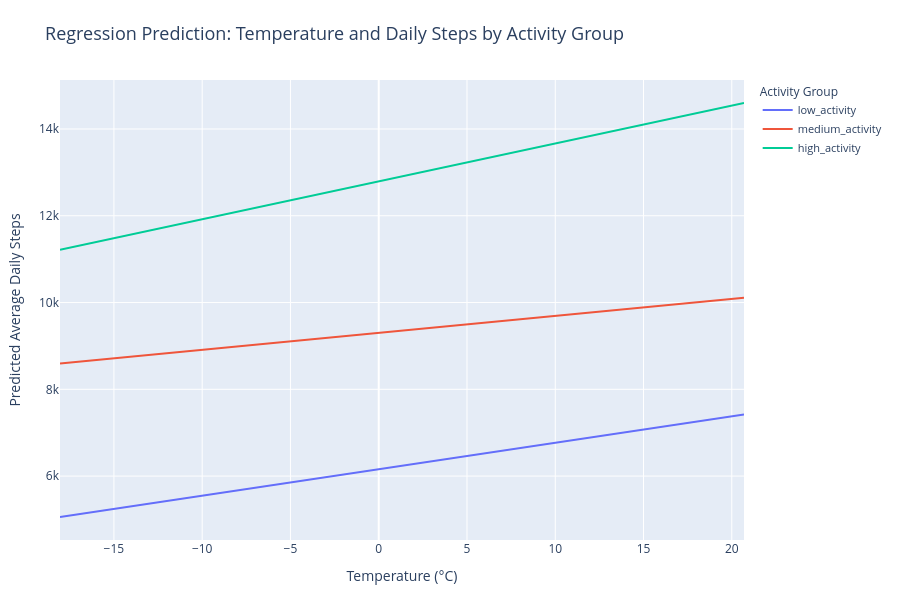

Write notebook code for a chart like this one.
### Markdown cell above
I also create an interactive Plotly version of the regression prediction graph so that it can be added to the project website if needed.

### Code cell
import plotly.express as px

fig_regression = px.line(
    prediction_data,
    x='temperature',
    y='predicted_steps',
    color='activity_group',
    title='Regression Prediction: Temperature and Daily Steps by Activity Group',
    labels={
        'temperature': 'Temperature (°C)',
        'predicted_steps': 'Predicted Average Daily Steps',
        'activity_group': 'Activity Group'
    }
)

fig_regression.update_layout(
    autosize=True,
    height=600,
    title_font_size=18,
    xaxis_title_font_size=14,
    yaxis_title_font_size=14,
    legend_title_font_size=12,
    legend_font_size=11,
    margin=dict(l=60, r=30, t=80, b=60)
)

fig_regression.show()
